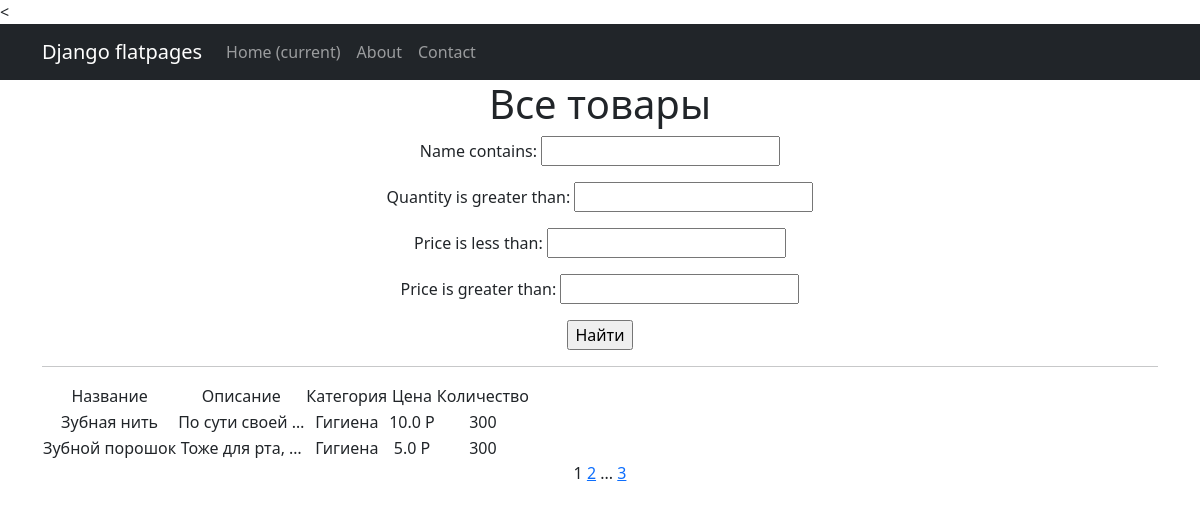
Screenshot of /products/ with the database file from the repository.
### simpleapp/models.py (models this page shows, shortened)
class Product(models.Model):
    name = models.CharField(max_length=50,unique=True,)
    description = models.TextField()
    quantity = models.IntegerField(validators=[MinValueValidator(0)],)
    category = models.ForeignKey(
        to='Category',
        on_delete=models.CASCADE,
        related_name='products',)
    price = models.FloatField(
        validators=[MinValueValidator(0.0)],)

class Category(models.Model):
    name = models.CharField(max_length=100, unique=True)

### simpleapp/views.py (the view)
# urls.py: path('', ProductsList.as_view(), name='product_list'),
class ProductsList(ListView):
    model = Product
    ordering = 'name'
    template_name = 'products.html'
    context_object_name = 'products'
    paginate_by = 2  # вот так мы можем указать количество записей на странице
    def get_queryset(self):
        queryset = super().get_queryset()
        self.filterset = ProductFilter(self.request.GET, queryset)
        return self.filterset.qs
    def get_context_data(self, **kwargs):
        context = super().get_context_data(**kwargs)
        context['filterset'] = self.filterset
        return context

### simpleapp/templatetags/custom_filters.py (called while the page is built)
@register.filter()
def currency(value):
   return f'{value} Р'

### simpleapp/templatetags/custom_tags.py (called while the page is built)
@register.simple_tag(takes_context=True)
def url_replace(context, **kwargs):
    d = context['request'].GET.copy()
    for k, v in kwargs.items():
        d[k] = v
    return d.urlencode()

### templates/products.html (shortened to what this page needs)
{% extends 'flatpages/default.html' %}
{% load custom_filters %}
{% load custom_tags %}
{% block content %}
   <h1>Все товары</h1>
   <form action="" method="get">
       {{ filterset.form.as_p }}
       <input type="submit" value="Найти" />
   </form>
   <hr>
   {% if products %}
       <table>
           <tr>
               <td>Название</td>
               <td>Описание</td>
               <td>Категория</td>
               <td>Цена</td>
               <td>Количество</td>
           </tr>
           {% for product in products %}
           <tr>
               <td>{{ product.name }}</td>
               <td>{{ product.description|truncatechars:15 }}</td>
               <td>{{ product.category.name }}</td>
               <td>{{ product.price|currency }}</td>
               <td>{{ product.quantity }}</td>
           </tr>
           {% endfor %}
       </table>
   {% else %}
       <h2>Товаров нет!</h2>
   {% endif %}
   {{ page_obj.number }}
   {% if page_obj.has_next %}
       <a href="?{% url_replace page=page_obj.next_page_number %}">{{ page_obj.next_page_number }}</a>
       {% if paginator.num_pages != page_obj.next_page_number %}
           ...
           <a href="?{% url_replace page=page_obj.paginator.num_pages %}">{{ page_obj.paginator.num_pages }}</a>
       {% endif %}
   {% endif %}
{% endblock content %}

### templates/flatpages/default.html (shortened to what this page needs)
<!DOCTYPE html>
<html lang="en">
    <head>
        <{% load static %}
        <link href="{% static 'css/styles.css' %}" rel="stylesheet" />
    </head>
    <body>
        <nav class="navbar navbar-expand-lg navbar-dark bg-dark static-top">
   <div class="container">
       <a class="navbar-brand" href="#">Django flatpages</a>
       <div class="collapse navbar-collapse" id="navbarResponsive">
           <ul class="navbar-nav ml-auto">
               <li class="nav-item active">
                   <a class="nav-link" href="#">Home
                       <span class="sr-only">(current)</span>
                   </a>
               </li>
               <li class="nav-item">
                   <a class="nav-link" href="/about/">About</a>
               </li>
               <li class="nav-item">
                   <a class="nav-link" href="/contacts/">Contact</a>
               </li>
           </ul>
       </div>
   </div>
</nav>
        <div class="container">
            <div class="row">
                <div class="col-lg-12 text-center">
                    {% block content %}{% endblock content %}
                </div>
            </div>
        </div>
    </body>
</html>

### rows the page displays
Product: name "Зубная нить", description "По сути своей …", category.name "Гигиена", price "10.0 Р", quantity "300"
Product: name "Зубной порошок", description "Тоже для рта, …", category.name "Гигиена", price "5.0 Р", quantity "300"

### other values shown
{{ page_obj.number }} "1"
{{ page_obj.next_page_number }} "2"
{{ page_obj.paginator.num_pages }} "3"
